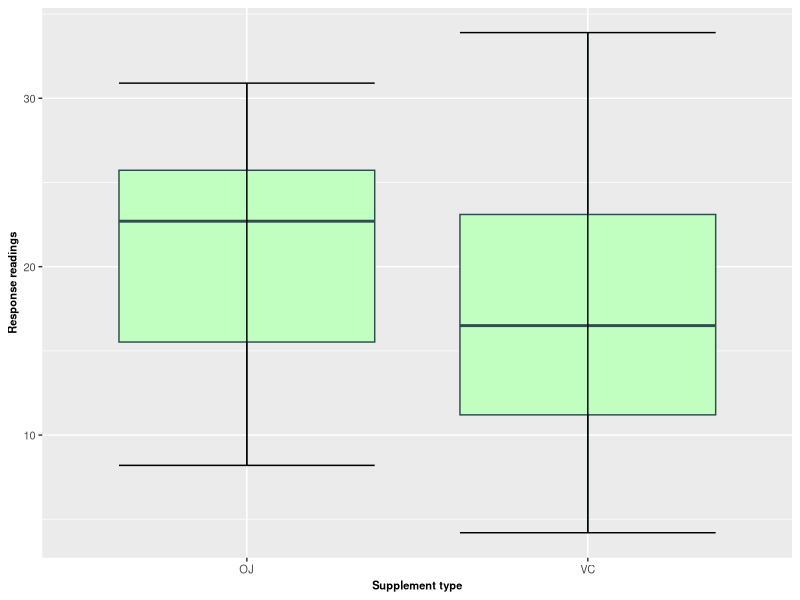
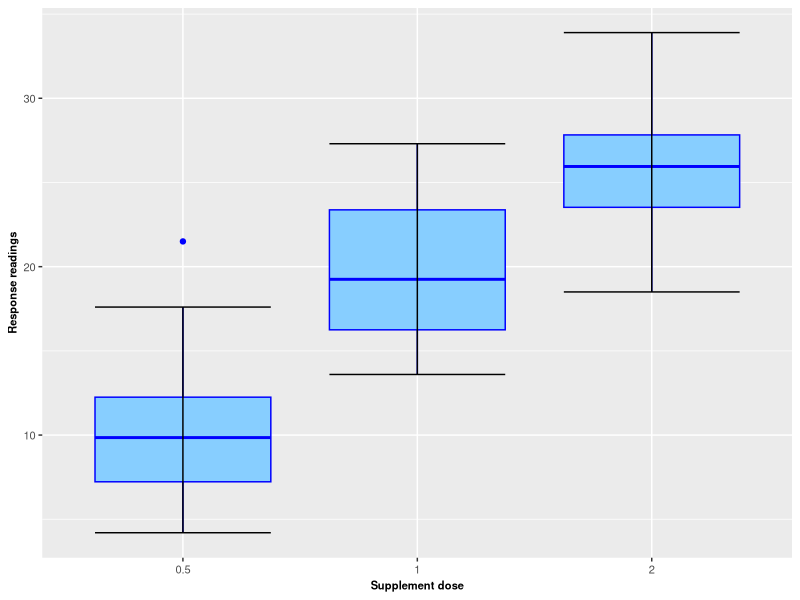
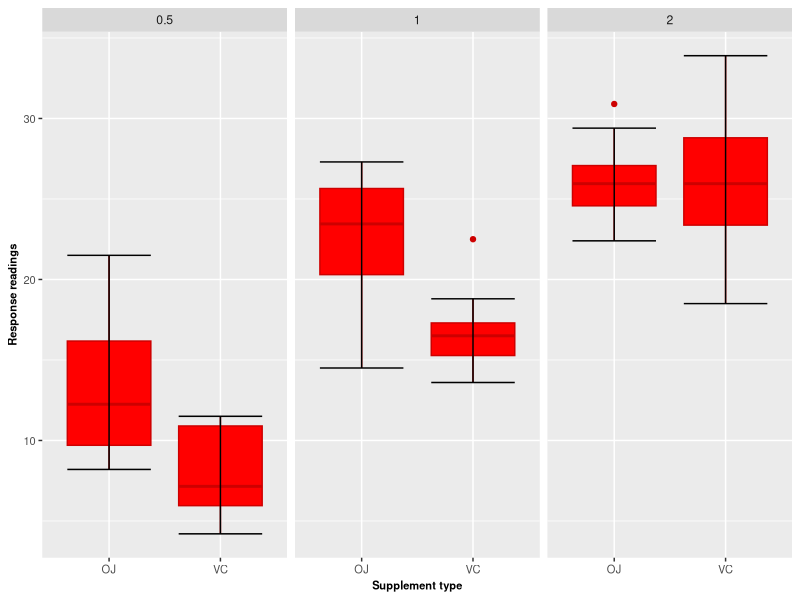
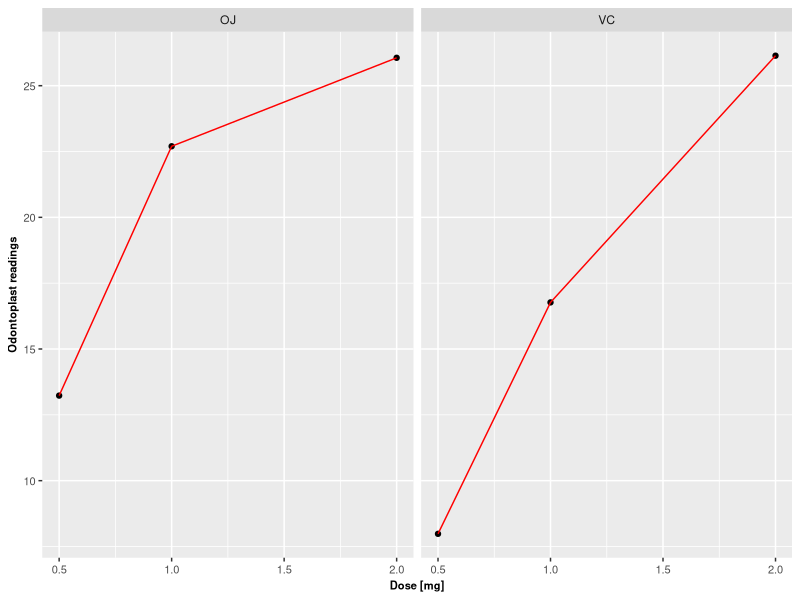
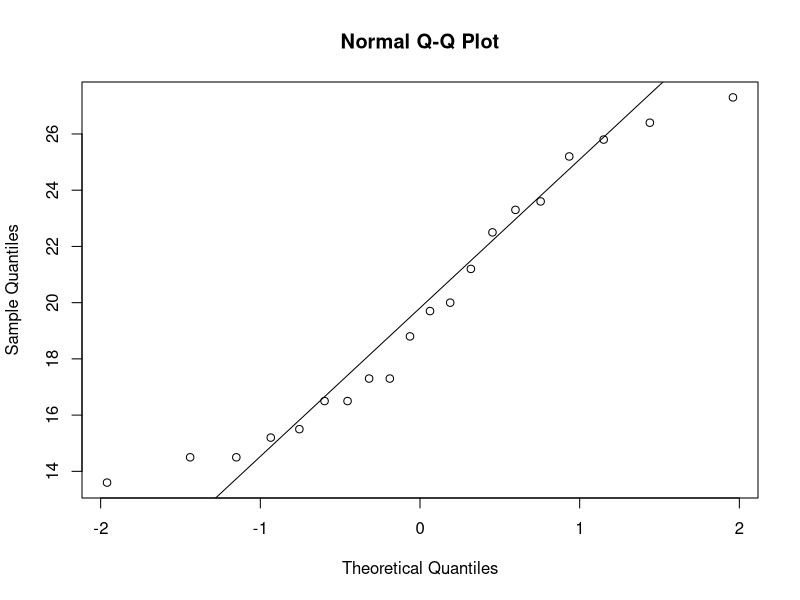

Source code (R) for these figures, in order:
## ---- chunk 1
library(datasets)
data("ToothGrowth")
## ---- chunk 2
str(ToothGrowth)
## ---- chunk 3
library(reshape2)
mt <- melt(ToothGrowth, id = c("supp", "dose"), measure.vars = c("len"))
aveLen <- dcast(mt, supp + dose ~ variable, mean)
aveLen
## ---- chunk 4
library(ggplot2)
g <- ggplot(ToothGrowth, aes(factor(supp), len))+geom_boxplot(fill = "darkseagreen1", color = "darkslategray")+ stat_boxplot(geom ='errorbar', stat_params = list(width = 0.5))+theme(axis.text=element_text(size=8),
        axis.title=element_text(size=8,face="bold")) + xlab("Supplement type") + ylab("Response readings")
print(g)
# fig_nums("fig2", "blah.")
## ---- chunk 5
g <- ggplot(ToothGrowth, aes(factor(dose), len))+geom_boxplot(fill = "skyblue1", color = "blue")+ stat_boxplot(geom ='errorbar', stat_params = list(width = 0.5))+theme(axis.text=element_text(size = 8),
        axis.title=element_text(size = 8,face="bold")) + xlab("Supplement dose") + ylab("Response readings")
print(g)
## ---- chunk 6
g <- ggplot(ToothGrowth, aes(factor(supp), len))+geom_boxplot(fill = "red", color = "red3")+ stat_boxplot(geom ='errorbar', stat_params = list(width = 0.5))+theme(axis.text=element_text(size=8),
        axis.title=element_text(size = 8,face="bold")) + xlab("Supplement type") + ylab("Response readings") + facet_wrap(~ dose)
print(g)
## ---- chunk 7
library(dplyr)
TGVC <- filter(ToothGrowth, supp == "VC")
TGOJ <- filter(ToothGrowth, supp == "OJ")
## ---- chunk 8
tests0 <- list()
tests0[[1]] <- t.test(TGOJ$len, TGVC$len, paired = FALSE, var.equal = FALSE)
## ---- chunk 9
results0 <- sapply(tests0, function(x) {
     c(x$statistic,
       ci.lower = x$conf.int[1],
       ci.upper = x$conf.int[2],
       p.value = x$p.value)
})
colnames(results0) <- c("dose = all")
results0
## ---- chunk 10
library(dplyr)
TG05 <- filter(ToothGrowth, dose == 0.5)
TG1 <- filter(ToothGrowth, dose == 1)
TG2 <- filter(ToothGrowth, dose == 2)
#tests
tests2 <- list()
tests2[[1]] <- t.test(TG1$len, TG05$len, paired = FALSE, var.equal = FALSE)
tests2[[2]] <- t.test(TG2$len, TG05$len, paired = FALSE, var.equal = FALSE)
tests2[[3]] <- t.test(TG2$len, TG1$len, paired = FALSE, var.equal = FALSE)
## ---- chunk 11
results2 <- sapply(tests2, function(x) {
     c(x$statistic,
       ci.lower = x$conf.int[1],
       ci.upper = x$conf.int[2],
       p.value = x$p.value)
})
colnames(results2) <- c("1 vs .5 mg", "2 vs .5 mg", "2 vs 1 mg")
results2
## ---- chunk 12
library(dplyr)
TGVC05 <- filter(ToothGrowth, supp == "VC" & dose == 0.5)
TGOJ05 <- filter(ToothGrowth, supp == "OJ" & dose == 0.5)
TGVC1 <- filter(ToothGrowth, supp == "VC" & dose == 1)
TGOJ1 <- filter(ToothGrowth, supp == "OJ" & dose == 1)
#tests
tests <- list()
tests[[1]] <- t.test(TGOJ05$len, TGVC05$len, paired = FALSE, var.equal = FALSE)
tests[[2]] <- t.test(TGOJ1$len, TGVC1$len, paired = FALSE, var.equal = FALSE)
## ---- chunk 13
results <- sapply(tests, function(x) {
     c(x$statistic,
       ci.lower = x$conf.int[1],
       ci.upper = x$conf.int[2],
       p.value = x$p.value)
})
colnames(results) <- c("dose = 0.5", "dose = 1")
results
## ---- chunk 14
result2 <- t.test(TGOJ05$len, TGVC05$len, paired = FALSE, var.equal = FALSE)
## ---- chunk 15
summary(ToothGrowth)
## ---- chunk 16
g <- ggplot(aveLen, aes(dose, len)) + geom_point() + geom_line(color = "red")+facet_grid(. ~ supp)+
  xlab("Dose [mg]") + ylab("Odontoplast readings")+theme(axis.text=element_text(size=8),
        axis.title=element_text(size=8,face="bold"))
print(g)
# fig_nums <- captioner()
# fig_nums("fig1", "Relationship between tooth length and supplement dose grouped by supplement.")
## ---- chunk 17
t.test(TGOJ$len, TGVC$len, paired = FALSE, var.equal = FALSE)
## ---- chunk 18
 t.test(TG1$len, TG05$len, paired = FALSE, var.equal = FALSE)
## ---- chunk 19
 t.test(TG2$len, TG05$len, paired = FALSE, var.equal = FALSE)
## ---- chunk 20
 t.test(TG2$len, TG1$len, paired = FALSE, var.equal = FALSE)
## ---- chunk 21
 t.test(TGOJ05$len, TGVC05$len, paired = FALSE, var.equal = FALSE)
## ---- chunk 22
 t.test(TGOJ1$len, TGVC1$len, paired = FALSE, var.equal = FALSE)
## ---- chunk 23
shapiro.test(TG1$len)
## ---- chunk 24
qqnorm(TG1$len)
qqline(TG1$len)
